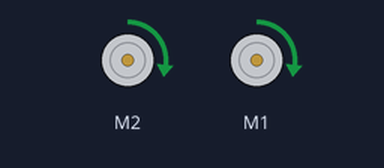
A program run on a simulated BBC micro:bit (MakeCode). Parts: 2 × DC motor (green arrow = forward, orange = backward, longer = faster). At 4.0 s the program stops and its outputs stay as they are.

Above: at 0.6 s.
At 2.1 s:
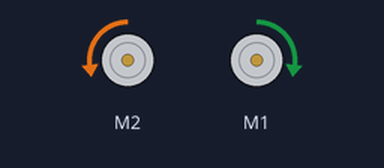
At 4.1 s:
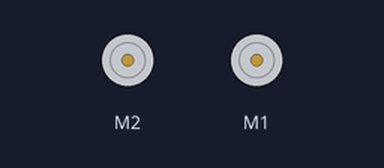
Timing chart, 0 to 5.5 s (numbered marks = the images above):
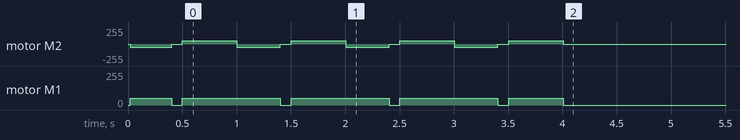

The program:

main.ts
```typescript
for (let index = 0; index < 4; index++) {
    maqueen.motorRun(maqueen.Motors.M2, maqueen.Dir.CCW, 50)
    maqueen.motorRun(maqueen.Motors.M1, maqueen.Dir.CW, 50)
    basic.pause(400)
    maqueen.motorRun(maqueen.Motors.M2, maqueen.Dir.CCW, 0)
    maqueen.motorRun(maqueen.Motors.M1, maqueen.Dir.CW, 0)
    basic.pause(100)
    maqueen.motorRun(maqueen.Motors.All, maqueen.Dir.CW, 50)
    basic.pause(500)
}
maqueen.motorRun(maqueen.Motors.All, maqueen.Dir.CW, 0)
```

test.ts
```typescript
// tests gaan hier; deze zal niet worden gecompileerd wanneer dit pakket wordt gebruikt als extensie.
```
